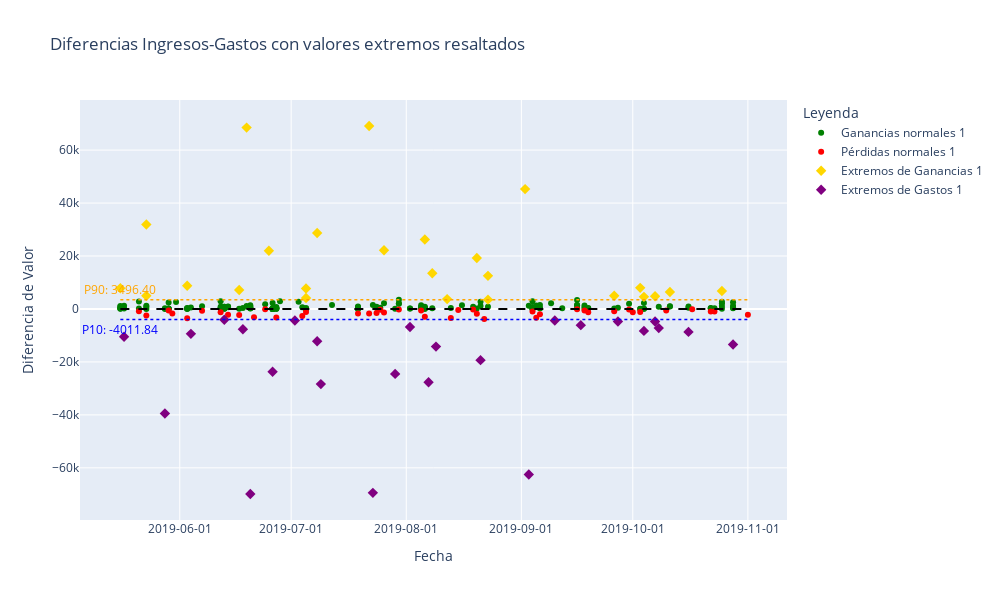

Notebook source saved alongside this figure:
### Code cell
import numpy as np

n_intervals = 1
interval_size = len(subset) // n_intervals
subintervals = []

for i in range(n_intervals):
    start_idx = i * interval_size
    if i < n_intervals - 1:
        end_idx = (i + 1) * interval_size
    else:
        end_idx = len(subset)
    subinterval = subset.iloc[start_idx:end_idx]
    subintervals.append(subinterval)

fig = go.Figure()

all_diff_values = []

for i, subinterval in enumerate(subintervals):
    diff_values = subinterval[' Amount'].diff().dropna()
    dates = subinterval['Payment Date'][1:]
    
    all_diff_values.extend(diff_values)

    # Calcular percentiles una vez que tengamos todos los valores
percentil_10 = np.percentile(all_diff_values, 10)
percentil_90 = np.percentile(all_diff_values, 90)

for i, subinterval in enumerate(subintervals):
    diff_values = subinterval[' Amount'].diff().dropna()
    dates = subinterval['Payment Date'][1:]

    # Máscaras
    positive = (diff_values > 0) & (diff_values <= percentil_90)
    negative = (diff_values < 0) & (diff_values >= percentil_10)
    extreme_high = diff_values > percentil_90
    extreme_low = diff_values < percentil_10

    # Puntos positivos normales
    fig.add_trace(go.Scatter(
        x=dates[positive],
        y=diff_values[positive],
        mode='markers',
        name=f'Ganancias normales {i+1}',
        marker=dict(color='green', size=6)
    ))

    # Puntos negativos normales
    fig.add_trace(go.Scatter(
        x=dates[negative],
        y=diff_values[negative],
        mode='markers',
        name=f'Pérdidas normales {i+1}',
        marker=dict(color='red', size=6)
    ))

    # Puntos extremadamente altos
    fig.add_trace(go.Scatter(
        x=dates[extreme_high],
        y=diff_values[extreme_high],
        mode='markers',
        name=f'Extremos de Ganancias {i+1}',
        marker=dict(color='gold', size=8, symbol='diamond')
    ))

    # Puntos extremadamente bajos
    fig.add_trace(go.Scatter(
        x=dates[extreme_low],
        y=diff_values[extreme_low],
        mode='markers',
        name=f'Extremos de Gastos {i+1}',
        marker=dict(color='purple', size=8, symbol='diamond')
    ))

# Línea y=0
fig.add_shape(
    type='line',
    x0=subset['Payment Date'].min(),
    x1=subset['Payment Date'].max(),
    y0=0,
    y1=0,
    line=dict(color='black', width=2, dash='dash'),
    xref='x',
    yref='y'
)

# Líneas de percentiles
fig.add_shape(
    type='line',
    x0=subset['Payment Date'].min(),
    x1=subset['Payment Date'].max(),
    y0=percentil_10,
    y1=percentil_10,
    line=dict(color='blue', width=1.5, dash='dot')
)

fig.add_shape(
    type='line',
    x0=subset['Payment Date'].min(),
    x1=subset['Payment Date'].max(),
    y0=percentil_90,
    y1=percentil_90,
    line=dict(color='orange', width=1.5, dash='dot')
)

fig.add_annotation(x=subset['Payment Date'].min(), y=percentil_10,
                   text=f'P10: {percentil_10:.2f}', showarrow=False,
                   yshift=-10, font=dict(color='blue'))

fig.add_annotation(x=subset['Payment Date'].min(), y=percentil_90,
                   text=f'P90: {percentil_90:.2f}', showarrow=False,
                   yshift=10, font=dict(color='orange'))

fig.update_xaxes(
    tickformat='%Y-%m-%d',
    tickmode='auto',
    nticks=10
)

fig.update_layout(
    title='Diferencias Ingresos-Gastos con valores extremos resaltados',
    xaxis_title='Fecha',
    yaxis_title='Diferencia de Valor',
    legend_title='Leyenda',
    width=1000,
    height=600
)

fig.show()

### Figure 1 — Plotly figure (JSON) as saved in the notebook; plotly's stock layout.template omitted (floating-point values rounded to 4 significant figures; data arrays with more than 128 entries replaced by an {"elided": "..."} marker saying what was removed)
{"data": [{"marker": {"color": "green", "size": 6}, "mode": "markers", "name": "Ganancias normales 1", "type": "scatter", "x": {"elided": "151 str values"}, "y": {"elided": "151 float values"}}, {"marker": {"color": "red", "size": 6}, "mode": "markers", "name": "Pérdidas normales 1", "type": "scatter", "x": ["2019-05-21T00:00:00.000000000", "2019-05-23T00:00:00.000000000", "2019-05-29T00:00:00.000000000", "2019-05-30T00:00:00.000000000", "2019-06-03T00:00:00.000000000", "2019-06-07T00:00:00.000000000", "2019-06-12T00:00:00.000000000", "2019-06-14T00:00:00.000000000", "2019-06-17T00:00:00.000000000", "2019-06-21T00:00:00.000000000", "2019-06-24T00:00:00.000000000", "2019-06-27T00:00:00.000000000", "2019-07-04T00:00:00.000000000", "2019-07-05T00:00:00.000000000", "2019-07-19T00:00:00.000000000", "2019-07-22T00:00:00.000000000", "2019-07-24T00:00:00.000000000", "2019-07-25T00:00:00.000000000", "2019-07-26T00:00:00.000000000", "2019-07-30T00:00:00.000000000", "2019-08-05T00:00:00.000000000", "2019-08-06T00:00:00.000000000", "2019-08-13T00:00:00.000000000", "2019-08-15T00:00:00.000000000", "2019-08-19T00:00:00.000000000", "2019-08-20T00:00:00.000000000", "2019-08-22T00:00:00.000000000", "2019-09-04T00:00:00.000000000", "2019-09-05T00:00:00.000000000", "2019-09-06T00:00:00.000000000", "2019-09-16T00:00:00.000000000", "2019-09-18T00:00:00.000000000", "2019-09-19T00:00:00.000000000", "2019-09-26T00:00:00.000000000", "2019-09-30T00:00:00.000000000", "2019-10-01T00:00:00.000000000", "2019-10-03T00:00:00.000000000", "2019-10-10T00:00:00.000000000", "2019-10-17T00:00:00.000000000", "2019-10-22T00:00:00.000000000", "2019-10-23T00:00:00.000000000", "2019-11-01T00:00:00.000000000"], "y": [-889.6, -2450.0, -581.0, -1682.0, -3469.0, -710.0, -1252.0, -2206.0, -2243.0, -3164.0, -116.3, -3196.0, -2685.0, -1167.0, -1684.0, -1723.0, -1514.0, -256.0, -1338.0, -176.5, -608.0, -2918.0, -3450.0, -386.0, -163.4, -1765.0, -3831.0, -917.0, -3362.0, -2040.0, -150.0, -625.0, -1250.0, -900.0, -190.5, -1247.0, -1135.0, -615.9, -73.5, -954.5, -940.0, -2191.0]}, {"marker": {"color": "gold", "size": 8, "symbol": "diamond"}, "mode": "markers", "name": "Extremos de Ganancias 1", "type": "scatter", "x": ["2019-05-16T00:00:00.000000000", "2019-05-23T00:00:00.000000000", "2019-05-23T00:00:00.000000000", "2019-06-03T00:00:00.000000000", "2019-06-17T00:00:00.000000000", "2019-06-19T00:00:00.000000000", "2019-06-25T00:00:00.000000000", "2019-07-05T00:00:00.000000000", "2019-07-05T00:00:00.000000000", "2019-07-08T00:00:00.000000000", "2019-07-22T00:00:00.000000000", "2019-07-26T00:00:00.000000000", "2019-08-06T00:00:00.000000000", "2019-08-08T00:00:00.000000000", "2019-08-12T00:00:00.000000000", "2019-08-20T00:00:00.000000000", "2019-08-23T00:00:00.000000000", "2019-08-23T00:00:00.000000000", "2019-09-02T00:00:00.000000000", "2019-09-26T00:00:00.000000000", "2019-10-03T00:00:00.000000000", "2019-10-04T00:00:00.000000000", "2019-10-07T00:00:00.000000000", "2019-10-11T00:00:00.000000000", "2019-10-25T00:00:00.000000000"], "y": [7805.0, 31920.0, 5000.0, 8762.0, 7147.0, 68500.0, 22000.0, 7724.0, 4129.0, 28700.0, 69100.0, 22200.0, 26250.0, 13480.0, 3723.0, 19250.0, 3521.0, 12500.0, 45270.0, 4980.0, 7967.0, 4575.0, 4785.0, 6400.0, 6775.0]}, {"marker": {"color": "purple", "size": 8, "symbol": "diamond"}, "mode": "markers", "name": "Extremos de Gastos 1", "type": "scatter", "x": ["2019-05-17T00:00:00.000000000", "2019-05-28T00:00:00.000000000", "2019-06-04T00:00:00.000000000", "2019-06-13T00:00:00.000000000", "2019-06-18T00:00:00.000000000", "2019-06-20T00:00:00.000000000", "2019-06-26T00:00:00.000000000", "2019-07-02T00:00:00.000000000", "2019-07-08T00:00:00.000000000", "2019-07-09T00:00:00.000000000", "2019-07-23T00:00:00.000000000", "2019-07-29T00:00:00.000000000", "2019-08-02T00:00:00.000000000", "2019-08-07T00:00:00.000000000", "2019-08-09T00:00:00.000000000", "2019-08-21T00:00:00.000000000", "2019-09-03T00:00:00.000000000", "2019-09-10T00:00:00.000000000", "2019-09-17T00:00:00.000000000", "2019-09-27T00:00:00.000000000", "2019-10-04T00:00:00.000000000", "2019-10-07T00:00:00.000000000", "2019-10-08T00:00:00.000000000", "2019-10-16T00:00:00.000000000", "2019-10-28T00:00:00.000000000"], "y": [-10470.0, -39510.0, -9392.0, -4089.0, -7657.0, -69880.0, -23720.0, -4353.0, -12200.0, -28370.0, -69440.0, -24520.0, -6832.0, -27700.0, -14220.0, -19320.0, -62490.0, -4377.0, -6107.0, -4730.0, -8280.0, -4710.0, -7230.0, -8662.0, -13410.0]}], "layout": {"annotations": [{"font": {"color": "blue"}, "showarrow": false, "text": "P10: -4011.84", "x": "2019-05-16T00:00:00", "y": -4012.0, "yshift": -10}, {"font": {"color": "orange"}, "showarrow": false, "text": "P90: 3496.40", "x": "2019-05-16T00:00:00", "y": 3496.0, "yshift": 10}], "height": 600, "legend": {"title": {"text": "Leyenda"}}, "shapes": [{"line": {"color": "black", "dash": "dash", "width": 2}, "type": "line", "x0": "2019-05-16T00:00:00", "x1": "2019-11-01T00:00:00", "xref": "x", "y0": 0, "y1": 0, "yref": "y"}, {"line": {"color": "blue", "dash": "dot", "width": 1.5}, "type": "line", "x0": "2019-05-16T00:00:00", "x1": "2019-11-01T00:00:00", "y0": -4012.0, "y1": -4012.0}, {"line": {"color": "orange", "dash": "dot", "width": 1.5}, "type": "line", "x0": "2019-05-16T00:00:00", "x1": "2019-11-01T00:00:00", "y0": 3496.0, "y1": 3496.0}], "title": {"text": "Diferencias Ingresos-Gastos con valores extremos resaltados"}, "width": 1000, "xaxis": {"nticks": 10, "tickformat": "%Y-%m-%d", "tickmode": "auto", "title": {"text": "Fecha"}}, "yaxis": {"title": {"text": "Diferencia de Valor"}}}}
